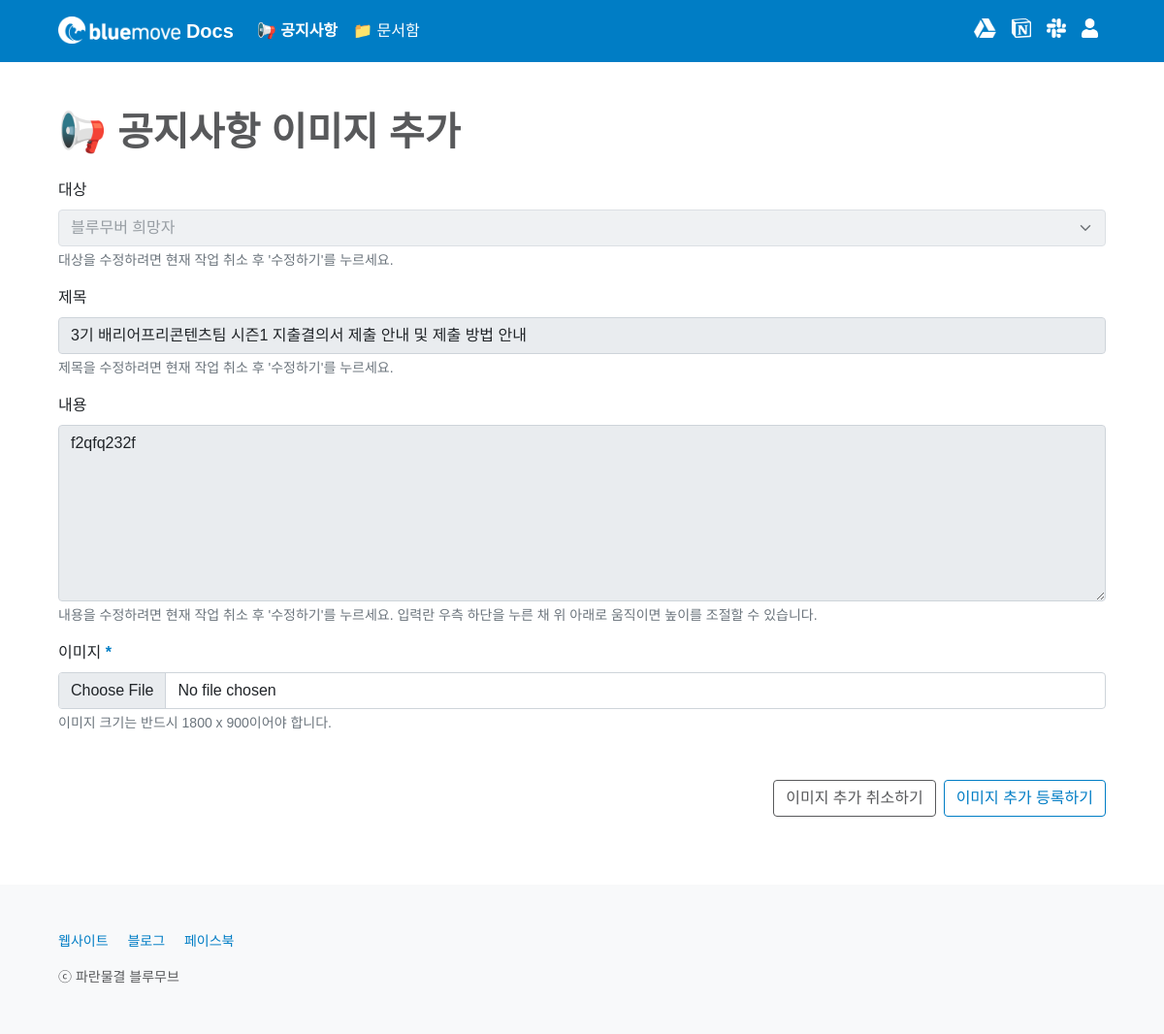
/notice/16/updateimage/ (signed in), run on the app's committed database.
### notice/models.py (models this page shows, shortened)
class Notice(models.Model):
    CATEGORY_CHOICES = {
        ('bluemover', '블루무버'),
        ('applicant', '블루무버 희망자'),
        ('posongvi', '뽀송비 학생')
    }
    title = models.CharField(max_length = 50)
    writer = models.ForeignKey(User, on_delete=models.CASCADE)
    category = models.CharField(max_length = 50, choices = CATEGORY_CHOICES)
    content = models.TextField()
    image = models.ImageField(upload_to='images/')
    created_at = models.DateField(auto_now_add = True)
    updated_at = models.DateField(auto_now = True)
    favorite_user_set = models.ManyToManyField(User, blank=True, related_name="favorite_user_set", through="Favorite")

### notice/views.py (the view, shortened to what this page needs)
# urls.py: path('<int:id>/updateimage/', updateimage, name='updateimage'),
@permission_required('auth.add_permission', raise_exception=True)
def updateimage(request, id):
    notice = get_object_or_404(Notice, pk=id)
    return render(request, 'notice/updateimage.html', {'notice': notice})

### notice/templates/notice/updateimage.html (shortened to what this page needs)
{% extends 'base.html' %}
{% block content %}
{% include 'shared/_navbar4notice.html' %}
<main class="px-2 px-md-5">
    <div class="container-md mt-5 table-responsive">
        <h1 class="mb-4" style="font-weight: 600; color: #58595B;">
            {% if notice.image %}
            📢 공지사항 이미지 변경
            {% else %}
            📢 공지사항 이미지 추가
            {% endif %}
        </h1>
        <form action="{% url 'notice:updateimage' notice.id %}" method="POST" enctype="multipart/form-data" class="needs-validation" novalidate>
            <div class="form-group mb-3">
                <label for="category" class="form-label">대상</label>
                <select class="form-select" name="category" id="category" placeholder="대상을 선택하세요." aria-describedby="categoryHelp" disabled>
                    <option value="{{ notice.category }}" selected hidden>
                        {% if notice.category == 'applicant' %}
                        블루무버 희망자
                        {% endif %}
                    </option>
                </select>
                <div id="categoryHelp" class="form-text">대상을 수정하려면 현재 작업 취소 후 '수정하기'를 누르세요.</div>
            </div>
            <div class="form-group mb-3">
                <label for="title" class="form-label">제목</label>
                <input type="text" class="form-control" name="title" id="title" placeholder="제목을 입력하세요." aria-describedby="titleHelp" value="{{ notice.title }}" disabled>
                <div id="titleHelp" class="form-text">제목을 수정하려면 현재 작업 취소 후 '수정하기'를 누르세요.</div>
            </div>
            <div class="form-group mb-3">
                <label for="content" class="form-label">내용</label>
                <textarea class="form-control" name="content" id="content" placeholder="내용을 입력하세요." rows="7" aria-describedby="contentHelp" disabled>{{ notice.content }}</textarea>
                <div id="contentHelp" class="form-text">내용을 수정하려면 현재 작업 취소 후 '수정하기'를 누르세요. 입력란 우측 하단을 누른 채 위 아래로 움직이면 높이를 조절할 수 있습니다.</div>
            </div>
            <div class="form-group mb-5">
                <label for="image" class="form-label">이미지<span style="color: #007DC5; font-weight: 600;"> *</span></label>
                {% if notice.image %}
                <input type="file" class="form-control" name="image" id="image" aria-describedby="imageHelp" accept="image/*">
                <div id="imageHelp" class="form-text">
                    <p class="mb-2">이미지 크기는 반드시 1800 x 900이어야 합니다.</p>
                    <i class="fas fa-info-circle"></i><span style="font-weight: 600;"> 이미지 변경</span>: 새로운 이미지를 첨부한 뒤 '이미지 변경 등록하기'를 누르세요.<br>
                    <i class="fas fa-info-circle"></i><span style="color: rgb(210, 30, 30); font-weight: 600;"> 이미지 삭제</span>: 아무것도 첨부하지 않은 채 '이미지 변경 등록하기'를 누르세요.
                </div>
                {% else %}
                <input type="file" class="form-control" name="image" id="image" aria-describedby="imageHelp" accept="image/*" required>
                <div id="imageHelp" class="form-text">이미지 크기는 반드시 1800 x 900이어야 합니다.</div>
                {% endif %}
            </div>
            <div class="d-grid gap-2 d-sm-flex justify-content-sm-end">
                <a type="button" class="btn btn-outline-secondary" data-bs-toggle="modal" data-bs-target="#cancelModal">
                    {% if notice.image %}
                    이미지 변경 취소하기
                    {% else %}
                    이미지 추가 취소하기
                    {% endif %}
                </a>
                {% if notice.image %}
                <input type="submit" value="이미지 변경 등록하기" class="btn btn-outline-primary">
                {% else %}
                <input type="submit" value="이미지 추가 등록하기" class="btn btn-outline-primary">
                {% endif %}
            </div>
        </form>
    </div>
</main>
{% endblock %}

### home/templates/base.html (style rules this page uses)
body { min-height: 100vh; display: flex; flex-direction: column; }
main { flex: 1; }
a { color: #007DC5; text-decoration: none; }
.btn-outline-primary { color: #007DC5; background-color: #FFFFFF; border-color: #007DC5; }
.btn-outline-secondary { color: #58595B; background-color: #FFFFFF; border-color: #58595B; }

### data on the page
Notice: category "블루무버 희망자", title "3기 배리어프리콘텐츠팀 시즌1 지출결의서 제출 안내 및 제출 방법 안내", content "f2qfq232f"
